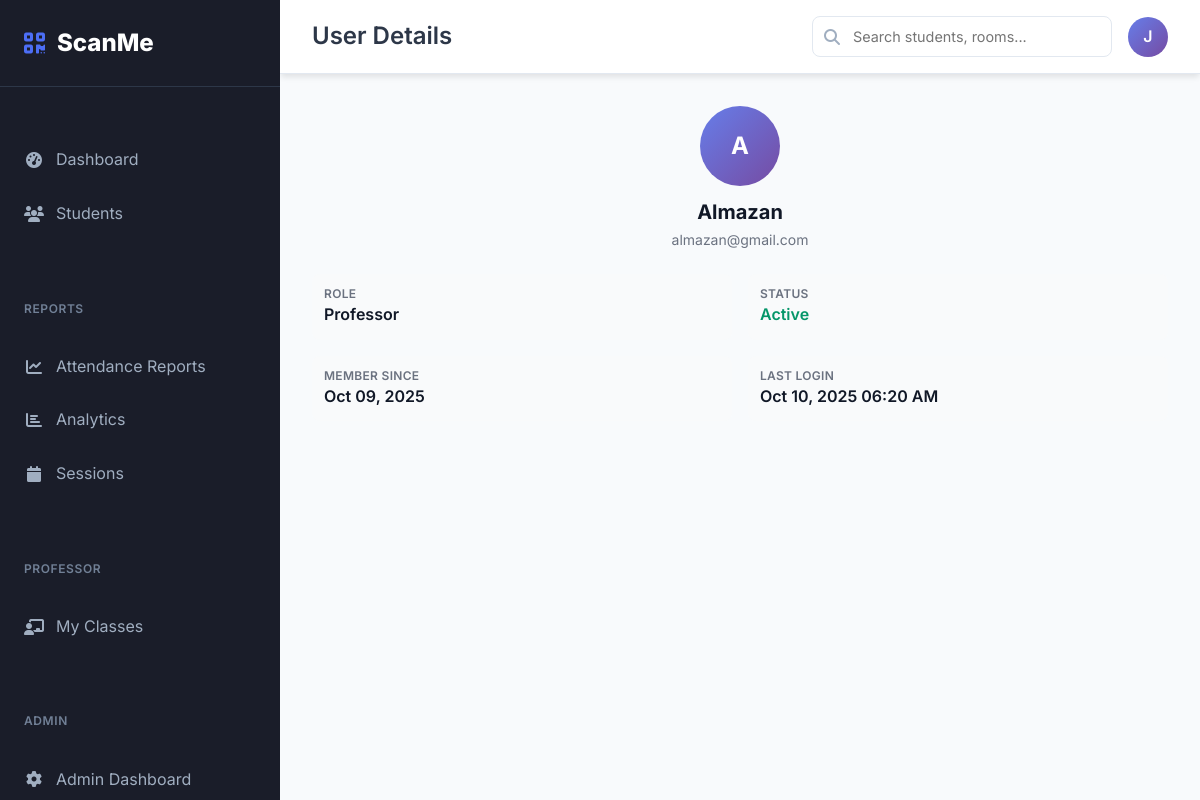
The app's page /admin/users/1/view (signed in) with its own data.
### app/models/user_model.py (models this page shows, shortened)
class User(UserMixin, db.Model):
    __tablename__ = 'users'
    id = db.Column(db.Integer, primary_key=True)
    username = db.Column(db.String(80), unique=True, nullable=False, index=True)
    email = db.Column(db.String(120), unique=True, nullable=False, index=True)
    password = db.Column(db.String(255), nullable=False)
    role = db.Column(db.String(20), nullable=False, default='student')  # admin, student, professor
    is_active = db.Column(db.Boolean, default=True, nullable=False)
    created_at = db.Column(db.DateTime, default=datetime.utcnow)
    last_login = db.Column(db.DateTime)
    attendance_records = db.relationship('AttendanceRecord', backref='scanned_by_user', lazy=True,
                                       foreign_keys='AttendanceRecord.scanned_by')
    time_in_records = db.relationship('AttendanceRecord', backref='time_in_scanned_by_user', lazy=True,
                                    foreign_keys='AttendanceRecord.time_in_scanned_by')
    time_out_records = db.relationship('AttendanceRecord', backref='time_out_scanned_by_user', lazy=True,
                                     foreign_keys='AttendanceRecord.time_out_scanned_by')
    def is_admin(self):
        return self.role == 'admin'
    def is_professor(self):
        return self.role == 'professor'
    def can_manage_students(self):
        return self.role in ['admin', 'professor']
    def can_view_reports(self):
        return self.role in ['admin', 'professor']
    def get_display_name(self):
        return self.username.title()
    def get_role_display(self):
        role_names = {
            'admin': 'Administrator',
            'professor': 'Professor',
            'student': 'Student'
        }
        return role_names.get(self.role, self.role.title())

### app/routes/admin_routes.py (the view)
@admin_bp.route('/users/<int:id>/view')
@login_required
@requires_admin
def view_user(id):
    try:
        user = User.query.get_or_404(id)
        modal = request.args.get('modal') == '1'
        parent_template = 'modal_base.html' if modal else 'dashboard_base.html'
        return render_template('admin/view_user.html', user=user, modal=modal, parent_template=parent_template)
    except Exception as e:
        flash(f'Error loading user details: {str(e)}', 'error')
        return redirect(url_for('admin.manage_users'))

### app/utils/auth_utils.py (called while the page is built)
def requires_role(allowed_roles):
    def decorator(f):
        @wraps(f)
        def decorated_function(*args, **kwargs):
            if not current_user.is_authenticated:
                flash('Please log in to access this page.', 'error')
                return redirect(url_for('auth.login', next=request.url))
            if current_user.role not in allowed_roles:
                flash('You do not have permission to access this page.', 'error')
                return redirect(url_for('main.dashboard'))
            return f(*args, **kwargs)
        return decorated_function
    return decorator

### app/templates/admin/view_user.html
{% extends parent_template|default("dashboard_base.html") %}
{% block page_title %}User Details{% endblock %}
{% block content %}
<div class="tw-space-y-4">
    <div class="tw-text-center tw-mb-6">
        <div class="tw-w-20 tw-h-20 tw-rounded-full tw-flex tw-items-center tw-justify-center tw-text-white tw-font-bold tw-text-2xl tw-mx-auto tw-mb-3" style="background: {{ get_avatar_color(user.username or 'User') }};">
            {{ (user.username[0] if user.username else 'U').upper() }}
        </div>
        <h4 class="tw-text-xl tw-font-bold tw-text-gray-900 tw-mb-1">{{ user.username or 'Unknown User' }}</h4>
        <p class="tw-text-sm tw-text-gray-500">{{ user.email or 'No email' }}</p>
    </div>
    <div class="tw-grid tw-grid-cols-1 sm:tw-grid-cols-2 tw-gap-4">
        <div class="tw-bg-gray-50 tw-rounded-lg tw-p-3">
            <div class="tw-text-xs tw-font-semibold tw-text-gray-500 tw-uppercase tw-tracking-wide">Role</div>
            <div class="tw-font-semibold tw-text-gray-900">{{ user.get_role_display() }}</div>
        </div>
        <div class="tw-bg-gray-50 tw-rounded-lg tw-p-3">
            <div class="tw-text-xs tw-font-semibold tw-text-gray-500 tw-uppercase tw-tracking-wide">Status</div>
            <div class="tw-font-semibold {{ 'tw-text-emerald-600' if user.is_active else 'tw-text-gray-600' }}">{{ 'Active' if user.is_active else 'Inactive' }}</div>
        </div>
        <div class="tw-bg-gray-50 tw-rounded-lg tw-p-3">
            <div class="tw-text-xs tw-font-semibold tw-text-gray-500 tw-uppercase tw-tracking-wide">Member Since</div>
            <div class="tw-font-semibold tw-text-gray-900">{{ user.created_at.strftime('%b %d, %Y') if user.created_at else 'Unknown' }}</div>
        </div>
        <div class="tw-bg-gray-50 tw-rounded-lg tw-p-3">
            <div class="tw-text-xs tw-font-semibold tw-text-gray-500 tw-uppercase tw-tracking-wide">Last Login</div>
            <div class="tw-font-semibold tw-text-gray-900">{{ user.last_login.strftime('%b %d, %Y %I:%M %p') if user.last_login else 'Never' }}</div>
        </div>
    </div>
</div>
{% endblock %}

### app/templates/dashboard_base.html (shortened to what this page needs)
<!DOCTYPE html>
<html lang="en">
<head>
    <link href="https://cdn.jsdelivr.net/npm/bootstrap@5.3.3/dist/css/bootstrap.min.css" rel="stylesheet">
    <script src="https://cdn.tailwindcss.com"></script>
    <link rel="stylesheet" href="https://cdnjs.cloudflare.com/ajax/libs/font-awesome/6.6.0/css/all.min.css">
</head>
<body>
    <nav class="sidebar" id="sidebar">
        <a href="{{ url_for('main.index') }}" class="sidebar-brand">
            <i class="fas fa-qrcode"></i>
            ScanMe
        </a>
        <div class="nav-group">
            <ul class="sidebar-nav">
                <li class="nav-item">
                    <a href="{{ url_for('main.dashboard') }}" class="nav-link {{ 'active' if request.endpoint == 'main.dashboard' }}">
                        <i class="fas fa-tachometer-alt"></i>
                        Dashboard
                    </a>
                </li>
                {% if current_user.can_manage_students() %}
                <li class="nav-item">
                    <a href="{{ url_for('students.list_students') }}" class="nav-link {{ 'active' if 'students' in request.endpoint }}">
                        <i class="fas fa-users"></i>
                        Students
                    </a>
                </li>
                {% endif %}
            </ul>
        </div>
        {% if current_user.can_view_reports() %}
        <div class="nav-group">
            <div class="nav-group-title">Reports</div>
            <ul class="sidebar-nav">
                <li class="nav-item">
                    <a href="{{ url_for('attendance.reports') }}" class="nav-link {{ 'active' if request.endpoint == 'attendance.reports' }}">
                        <i class="fas fa-chart-line"></i>
                        Attendance Reports
                    </a>
                </li>
                <li class="nav-item">
                    <a href="{{ url_for('attendance.analytics') }}" class="nav-link {{ 'active' if request.endpoint == 'attendance.analytics' }}">
                        <i class="fas fa-chart-bar"></i>
                        Analytics
                    </a>
                </li>
                <li class="nav-item">
                    <a href="{{ url_for('attendance.manage_sessions') }}" class="nav-link {{ 'active' if request.endpoint == 'attendance.manage_sessions' }}">
                        <i class="fas fa-calendar"></i>
                        Sessions
                    </a>
                </li>
            </ul>
        </div>
        {% endif %}
        {% if current_user.is_professor() or current_user.is_admin() %}
        <div class="nav-group">
            <div class="nav-group-title">Professor</div>
            <ul class="sidebar-nav">
                <li class="nav-item">
                    <a href="{{ url_for('professor.dashboard') }}" class="nav-link {{ 'active' if request.endpoint == 'professor.dashboard' }}">
                        <i class="fas fa-chalkboard-teacher"></i>
                        My Classes
                    </a>
                </li>
            </ul>
        </div>
        {% endif %}
        {% if current_user.is_admin() %}
        <div class="nav-group">
            <div class="nav-group-title">Admin</div>
            <ul class="sidebar-nav">
                <li class="nav-item">
                    <a href="{{ url_for('admin.dashboard') }}" class="nav-link {{ 'active' if request.endpoint == 'admin.dashboard' }}">
                        <i class="fas fa-cog"></i>
                        Admin Dashboard
                    </a>
                </li>
            </ul>
        </div>
        {% endif %}
    </nav>
    <main class="main-content">
        <header class="topbar">
            <div class="d-flex align-items-center">
                <h1 class="page-title">{% block page_title %}Dashboard{% endblock %}</h1>
            </div>
            <div class="topbar-actions">
                <div class="search-box">
                    <i class="fas fa-search"></i>
                    <input type="text" placeholder="Search students, rooms..." id="globalSearch">
                </div>
                <div class="user-dropdown dropdown">
                    <div class="user-avatar" data-bs-toggle="dropdown" aria-expanded="false">
                        {{ current_user.username[0].upper() }}
                    </div>
                </div>
            </div>
        </header>
        <div class="content-area">
            {% block content %}{% endblock %}
        </div>
    </main>
</body>
</html>

### app/templates/dashboard_base.html (style rules this page uses)
:root { --sidebar-width: 280px; --sidebar-bg: #1a1d29; --sidebar-hover: #2d3748; --sidebar-active: #4c6ef5; --sidebar-text: #a0aec0; --sidebar-text-active: #ffffff; --main-bg: #f8fafc; --card-shadow: 0 4px 6px -1px rgba(0, 0, 0, 0.1); --border-color: #e2e8f0; }
* { margin: 0; padding: 0; box-sizing: border-box; }
body { font-family: 'Inter', -apple-system, BlinkMacSystemFont, 'Segoe UI', 'Roboto', sans-serif; background-color: var(--main-bg); line-height: 1.6; }
.sidebar { position: fixed; top: 0; left: 0; height: 100vh; width: var(--sidebar-width); background: var(--sidebar-bg); z-index: 1000; transition: all 0.3s ease; overflow-y: auto; scrollbar-width: thin; scrollbar-color: #4a5568 transparent; }
.sidebar-brand { display: flex; align-items: center; padding: 1.5rem; text-decoration: none; color: white; font-size: 1.5rem; font-weight: 800; border-bottom: 1px solid #2d3748; }
.sidebar-brand i { color: var(--sidebar-active); margin-right: 0.75rem; }
.sidebar-nav { list-style: none; padding: 1rem 0; }
.nav-item { margin-bottom: 0.25rem; }
.nav-link { display: flex; align-items: center; padding: 0.75rem 1.5rem; color: var(--sidebar-text); text-decoration: none; transition: all 0.2s ease; border: none; background: none; width: 100%; text-align: left; }
.nav-link i { width: 20px; margin-right: 0.75rem; text-align: center; }
.nav-group { margin-top: 2rem; position: relative; }
.nav-group-title { padding: 0.5rem 1.5rem; font-size: 0.75rem; font-weight: 600; text-transform: uppercase; letter-spacing: 0.05em; color: #718096; }
.main-content { margin-left: var(--sidebar-width); min-height: 100vh; transition: all 0.3s ease; }
.topbar { background: white; border-bottom: 1px solid var(--border-color); padding: 1rem 2rem; display: flex; align-items: center; justify-content: space-between; box-shadow: var(--card-shadow); position: sticky; top: 0; z-index: 100; }
.page-title { margin: 0; font-size: 1.5rem; font-weight: 600; color: #2d3748; }
.topbar-actions { display: flex; align-items: center; gap: 1rem; }
.search-box { position: relative; min-width: 300px; }
.search-box input { border: 1px solid var(--border-color); border-radius: 8px; padding: 0.5rem 1rem 0.5rem 2.5rem; width: 100%; font-size: 0.9rem; }
.search-box i { position: absolute; left: 0.75rem; top: 50%; transform: translateY(-50%); color: #a0aec0; }
.user-dropdown { position: relative; }
.user-avatar { width: 40px; height: 40px; border-radius: 50%; background: linear-gradient(135deg, #667eea 0%, #764ba2 100%); display: flex; align-items: center; justify-content: center; color: white; font-weight: 600; cursor: pointer; }
.content-area { padding: 2rem; }

### records on screen
User: username "J"
User: username "A", username "Almazan", email "almazan@gmail.com", role "Professor", is_active "Active", created_at "Oct 09, 2025", last_login "Oct 10, 2025 06:20 AM"
